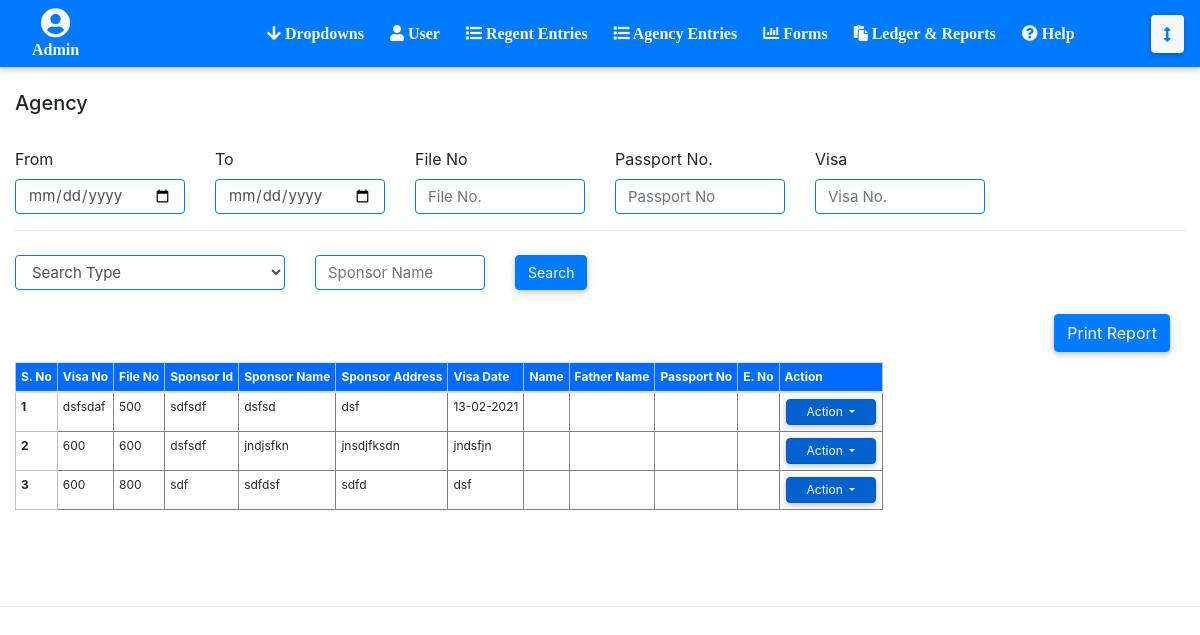
The app's page /Regent-Reporrts.php (signed in), older data.
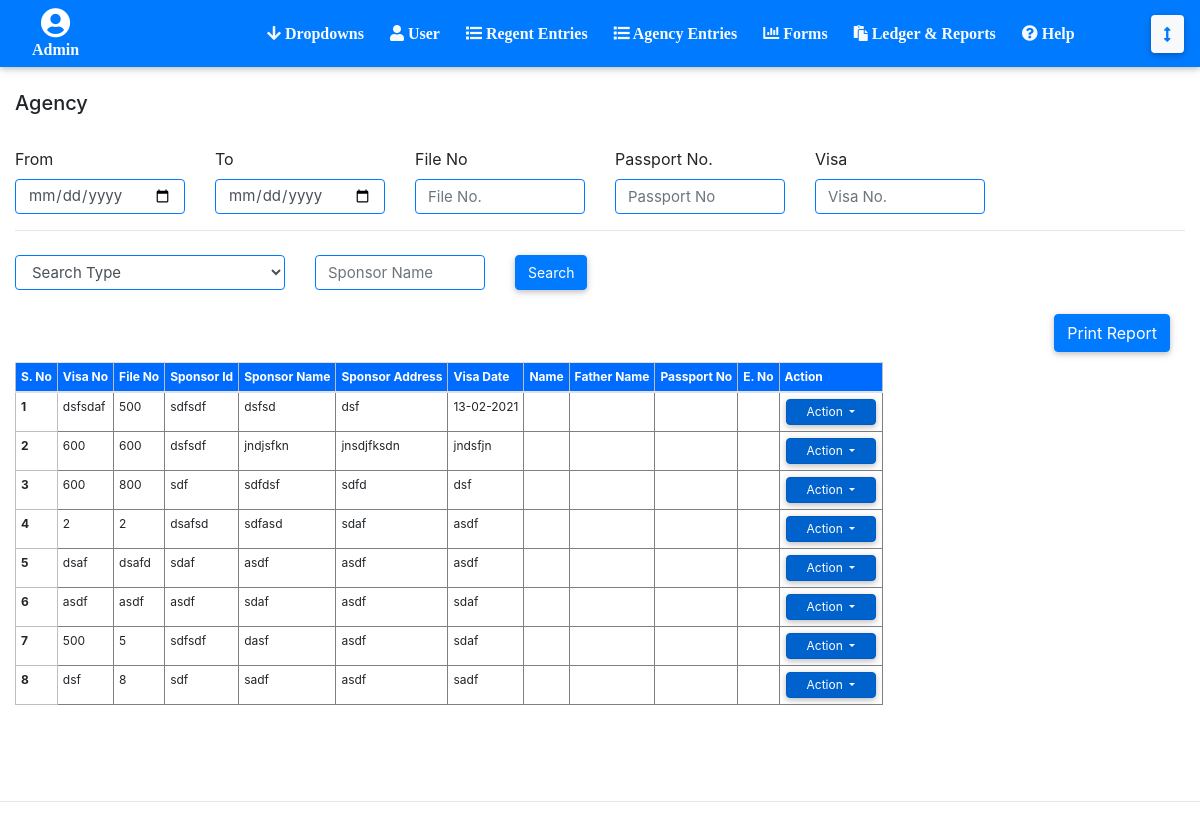
The same page, newer data.
### tables this page shows
CREATE TABLE `regents` (
  `regent_id` int(6) UNSIGNED NOT NULL,
  `user_id` int(11) NOT NULL,
  `visa_date` varchar(255) NOT NULL,
  `visa_file_no` varchar(255) NOT NULL,
  `visa_embassy_id` int(11) NOT NULL,
  `visa_quantity_no` float NOT NULL,
  `visa_sponsor_name` varchar(255) NOT NULL,
  `visa_permission_status_id` int(11) NOT NULL,
  `visa_profession_id` int(11) NOT NULL,
  `visa_contact_pak` varchar(30) NOT NULL,
  `visa_contact_saudia` varchar(30) NOT NULL,
  `visa_reg_date` varchar(30) NOT NULL,
  `visa_reg_no` varchar(255) DEFAULT NULL,
  `visa_no` varchar(255) NOT NULL,
  `visa_sponsor_address` text NOT NULL,
  `visa_co_agent_pak_id` int(11) NOT NULL,
  `visa_status_id` int(11) NOT NULL,
  `visa_price` double NOT NULL,
  `visa_sponsor_id` varchar(30) NOT NULL,
  `visa_date2` varchar(30) NOT NULL,
  `visa_agent_from_saudia_id` int(11) NOT NULL,
  `visa_remarks` text NOT NULL,
  `passenger_name` varchar(30) DEFAULT NULL,
  `passenger_name_urdu` varchar(30) DEFAULT NULL,
  `passenger_national_identity_no` varchar(30) DEFAULT NULL,
  `passenger_district_id` int(11) DEFAULT NULL,
  `passenger_father_name` varchar(30) DEFAULT NULL,
  `passenger_father_name_urdu` varchar(30) DEFAULT NULL,
  `passenger_medical_center_id` int(11) DEFAULT NULL,
  `passenger_qualification` varchar(30) DEFAULT NULL,
  `passenger_eno` varchar(30) DEFAULT NULL,
  `passenger_dob` varchar(30) DEFAULT NULL,
  `passenger_place_of_issue_id` int(11) DEFAULT NULL,
  `passenger_address` text DEFAULT NULL,
  `passenger_passport_no` varchar(30) DEFAULT NULL,
  `passenger_date_of_issue` varchar(30) DEFAULT NULL,
  `passenger_medical_status_id` int(11) DEFAULT NULL,
  `passenger_date_of_expiry` varchar(30) DEFAULT NULL,
  `passenger_place_of_birth_id` int(11) DEFAULT NULL,
  `passenger_country` varchar(30) DEFAULT NULL,
  `passenger_submit_date` varchar(30) DEFAULT NULL,
  `agreements_contract` varchar(30) DEFAULT NULL,
  `agreements_salary` double DEFAULT NULL,
  `agreements_permission_number` varchar(30) DEFAULT NULL,
  `agreements_permission_date` varchar(30) DEFAULT NULL,
  `nominee_full_name` varchar(30) DEFAULT NULL,
  `nominee_age` int(11) DEFAULT NULL,
  `nominee_relation` varchar(30) DEFAULT NULL,
  `nominee_cnic` varchar(30) DEFAULT NULL,
  `nominee_address` text DEFAULT NULL,
  `current_date_submission` varchar(255) DEFAULT NULL,
  `type` varchar(20) DEFAULT NULL
);

### Regent-Reporrts.php (the view, shortened to what this page needs)
<?php
include('connect.php');
include('header.php');
?>
<section class="container-fluid">
    <h5>Agency</h5>
    <br>
	<section class="row" style="align-items: center;">
		<section class="col-md-2">
			<span >From</span>
			<input id="date_from" name="date_from" type="date" class="form-control input-box" />
		</section>
		<section class="col-md-2">
			<span >To</span>
			<input id="date_to" name="date_to" type="date" class="form-control input-box" />
		</section>
		<section class="col-md-2">
			<span >File No</span>
			<input id="search_file_no" name="search_file_no" type="text" class="form-control input-box" placeholder="File No." />
		</section>
		<section class="col-md-2">
			<span >Passport No.</span>
			<input id="search_passport_no" name="search_passport_no" type="text" class="form-control input-box" placeholder="Passport No" />
		</section>
		<section class="col-md-2">
			<span >Visa</span>
			<input id="search_visa_no" name="search_visa_no" type="text" class="form-control input-box" placeholder="Visa No." />
		</section>
	</section>
<hr>
<section class="row" style="align-items: center;">
	<section class="col-xl-3">
		<select class="form-control input-box" id="typeSelect">
			<option value="Search Type">Search Type</option>
		  </select>
	</section>
	<section class="col-md-2">
		<input type="text" id="txtType" class="form-control input-box" placeholder="Sponsor Name" />
	</section>
	<section class="col-md-2">
		<input type="button" class="btn-primary btn " style="position: relative; top: 4px; height: 35px; font-size: 14px;" value="Search" />
	</section>
</section>
	<br>
	<section class="container-fluid">
		<input id="print_table" type="button" class="btn-primary btn float-right " value="Print Report" />
	</section>
	<br><br>
        <div id="print_div">
        		<table class="table table-responsive m-auto " style="padding-bottom: 80px;">
                <thead>
                    <tr>
                      	<th scope="col">S. No</th>
                      	<th scope="col">Visa No</th>
                      	<th scope="col">File No</th>
                      	<th scope="col">Sponsor Id</th>
                      	<th scope="col">Sponsor Name</th>
                      	<th scope="col">Sponsor Address</th>
                      	<th scope="col">Visa Date</th>
						<th scope="col">Name</th>
						<th scope="col">Father Name</th>
						<th scope="col">Passport No</th>
						<th scope="col">E. No</th>
                      <th scope="col" class="tbl1"><span class="text-primary"></span>Action<span class="text-primary"></span></th>
                    </tr>
                </thead>
                <tbody class="result">
                <tbody>
                	<?php
            		$query = mysqli_query($con, "select * from regents");
        			$count = 1;
                	while ($row = mysqli_fetch_array($query)) {
                		?>
							<tr class="showAll">
								<th scope="row"><?php echo $count ?></th>
								<td><?php echo $row['visa_no'] ?></td>
								<td><?php echo $row['visa_file_no'] ?></td>
								<td><?php echo $row['visa_sponsor_id'] ?></td>
								<td><?php echo $row['visa_sponsor_name'] ?></td>
								<td><?php echo $row['visa_sponsor_address'] ?></td>
								<td><?php echo $row['visa_date2'] ?></td>
								<td><?php echo $row['passenger_name'] ?></td>
								<td><?php echo $row['passenger_father_name'] ?></td>
								<td><?php echo $row['passenger_passport_no'] ?></td>
								<td><?php echo $row['passenger_eno'] ?></td>
						   		<td class="tbl2">
									<div class="dropdown show">
										<a class="btn btn-primary dropdown-toggle"  style="font-size: 12px !important; color: white; padding: 3px; margin: 1px; padding-left: 20px !important; padding-right: 20px !important;" href="#" role="button" id="dropdownMenuLink" data-toggle="dropdown" aria-haspopup="true" aria-expanded="false">
										  Action
										</a>
									</div>
				        			</td>
							</tr>
                		<?php
                		$count++;
                	}
                	?>
        		</tbody>
        	</table>
        </div>
</section>
<hr>
</body>
</html>
<link rel="stylesheet" type="text/css" href="css/style.css" media="print">
<link rel="stylesheet" type="text/css" href="css/style2.css" media="all">
<link rel="stylesheet" type="text/css" href="css/style.css">

Row changes from the older to the newer data that the page shows:
added regents: visa_no "2", visa_file_no "2", visa_sponsor "dsafsd", visa_sponsor_name "sdfasd", visa_sponsor_address "sdaf", visa_date2 "asdf"
added regents: visa_no "dsaf", visa_file_no "dsafd", visa_sponsor "sdaf", visa_sponsor_name "asdf", visa_sponsor_address "asdf", visa_date2 "asdf"
added regents: visa_no "asdf", visa_file_no "asdf", visa_sponsor "asdf", visa_sponsor_name "sdaf", visa_sponsor_address "asdf", visa_date2 "sdaf"
added regents: visa_no "500", visa_file_no "5", visa_sponsor "sdfsdf", visa_sponsor_name "dasf", visa_sponsor_address "asdf", visa_date2 "sdaf"
added regents: visa_no "dsf", visa_file_no "8", visa_sponsor "sdf", visa_sponsor_name "sadf", visa_sponsor_address "asdf", visa_date2 "sadf"
